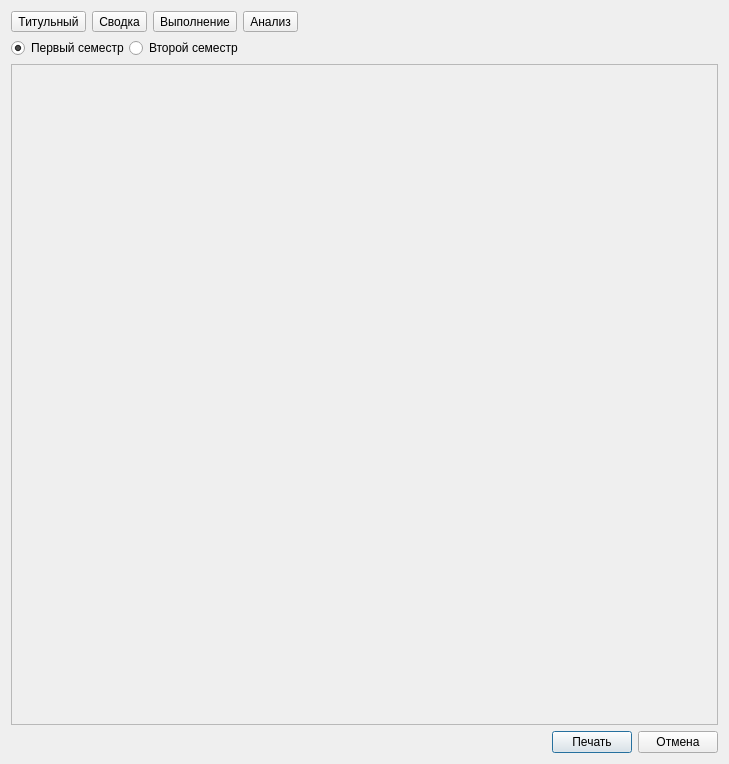
<?xml version="1.0" encoding="UTF-8"?>
<ui version="4.0">
 <class>PrintForm</class>
 <widget class="QDialog" name="PrintForm">
  <property name="geometry">
   <rect>
    <x>0</x>
    <y>0</y>
    <width>729</width>
    <height>764</height>
   </rect>
  </property>
  <property name="windowTitle">
   <string>Печать</string>
  </property>
  <layout class="QVBoxLayout" name="verticalLayout_2">
   <item>
    <layout class="QHBoxLayout" name="horizontalLayout_2">
     <item>
      <widget class="QToolButton" name="btn_title">
       <property name="text">
        <string>Титульный</string>
       </property>
      </widget>
     </item>
     <item>
      <widget class="QToolButton" name="btn_total">
       <property name="text">
        <string>Сводка</string>
       </property>
      </widget>
     </item>
     <item>
      <widget class="QToolButton" name="btn_complete">
       <property name="text">
        <string>Выполнение</string>
       </property>
      </widget>
     </item>
     <item>
      <widget class="QToolButton" name="btn_analisis">
       <property name="text">
        <string>Анализ</string>
       </property>
      </widget>
     </item>
     <item>
      <spacer name="horizontalSpacer_2">
       <property name="orientation">
        <enum>Qt::Horizontal</enum>
       </property>
       <property name="sizeHint" stdset="0">
        <size>
         <width>40</width>
         <height>20</height>
        </size>
       </property>
      </spacer>
     </item>
    </layout>
   </item>
   <item>
    <widget class="QWidget" name="w_semester" native="true">
     <layout class="QVBoxLayout" name="verticalLayout_3">
      <property name="spacing">
       <number>0</number>
      </property>
      <property name="leftMargin">
       <number>0</number>
      </property>
      <property name="topMargin">
       <number>0</number>
      </property>
      <property name="rightMargin">
       <number>0</number>
      </property>
      <property name="bottomMargin">
       <number>0</number>
      </property>
      <item>
       <layout class="QHBoxLayout" name="horizontalLayout_3">
        <item>
         <widget class="QRadioButton" name="rb_first">
          <property name="text">
           <string>Первый семестр</string>
          </property>
          <property name="checked">
           <bool>true</bool>
          </property>
         </widget>
        </item>
        <item>
         <widget class="QRadioButton" name="rb_second">
          <property name="text">
           <string>Второй семестр</string>
          </property>
         </widget>
        </item>
        <item>
         <spacer name="horizontalSpacer_3">
          <property name="orientation">
           <enum>Qt::Horizontal</enum>
          </property>
          <property name="sizeHint" stdset="0">
           <size>
            <width>40</width>
            <height>20</height>
           </size>
          </property>
         </spacer>
        </item>
       </layout>
      </item>
     </layout>
    </widget>
   </item>
   <item>
    <widget class="QScrollArea" name="scrollArea">
     <property name="widgetResizable">
      <bool>true</bool>
     </property>
     <widget class="QWidget" name="scrollAreaWidgetContents">
      <property name="geometry">
       <rect>
        <x>0</x>
        <y>0</y>
        <width>709</width>
        <height>648</height>
       </rect>
      </property>
      <layout class="QVBoxLayout" name="verticalLayout">
       <property name="leftMargin">
        <number>0</number>
       </property>
       <property name="topMargin">
        <number>0</number>
       </property>
       <property name="rightMargin">
        <number>0</number>
       </property>
       <property name="bottomMargin">
        <number>0</number>
       </property>
       <item>
        <layout class="QVBoxLayout" name="vl_printData">
         <item>
          <spacer name="verticalSpacer">
           <property name="orientation">
            <enum>Qt::Vertical</enum>
           </property>
           <property name="sizeHint" stdset="0">
            <size>
             <width>20</width>
             <height>40</height>
            </size>
           </property>
          </spacer>
         </item>
        </layout>
       </item>
      </layout>
     </widget>
    </widget>
   </item>
   <item>
    <layout class="QHBoxLayout" name="horizontalLayout">
     <item>
      <spacer name="horizontalSpacer">
       <property name="orientation">
        <enum>Qt::Horizontal</enum>
       </property>
       <property name="sizeHint" stdset="0">
        <size>
         <width>40</width>
         <height>20</height>
        </size>
       </property>
      </spacer>
     </item>
     <item>
      <widget class="QPushButton" name="btn_print">
       <property name="text">
        <string>Печать</string>
       </property>
      </widget>
     </item>
     <item>
      <widget class="QPushButton" name="btn_cancel">
       <property name="text">
        <string>Отмена</string>
       </property>
      </widget>
     </item>
    </layout>
   </item>
  </layout>
 </widget>
 <resources/>
 <connections/>
</ui>
